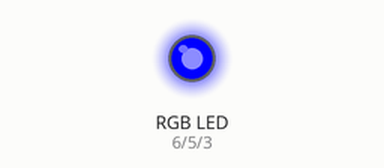
A sketch run on a simulated Arduino Uno, built with avr-gcc and run on an emulated ATmega328P. Parts: an RGB LED mixed from three pins (HIGH = lit). Random numbers use the default seed unless the sketch sets one.

Above: at 0.2 s.
At 0.7 s:
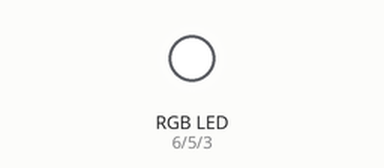
At 2.7 s:
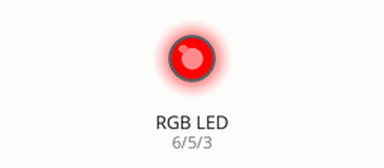
Timing chart, 0 to 3.5 s (numbered marks = the images above):
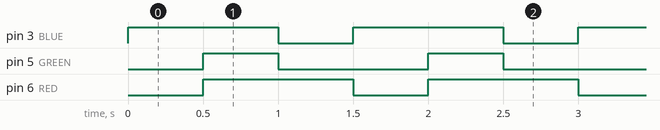

Measured:
- by itself, pin 3 (BLUE), pin 6 (RED): alternates HIGH for 1.0 s and LOW for 0.50 s
- by itself, pin 5 (GREEN): alternates HIGH for 0.50 s and LOW for 1.0 s
- by itself, everything shown: repeats every 1.5 s, in 3 steps

The sketch:

rgb_led.ino
```cpp
#define BLUE 3 // defining output branch for blue component of RGB led
#define GREEN 5
#define RED 6
#define delayTime 500

#include <stdio.h>
#include <stdlib.h>

void setup() {
  // put your setup code here, to run once:
  pinMode(RED, OUTPUT);
  pinMode(GREEN, OUTPUT);
  pinMode(BLUE, OUTPUT);
  digitalWrite(RED, HIGH);
  digitalWrite(GREEN, LOW);
  digitalWrite(BLUE, LOW);
};

// fonction pour "write " sur les RGB est analogWrite
int rdint () {
  return (int)random()%256;
};

void rgbToColorUpdate(int r, int g, int b) {
  analogWrite(RED, r);
  analogWrite(GREEN, g);
  analogWrite(BLUE, b);
  delay(delayTime);
};

void france() {
  rgbToColorUpdate(0, 0, 255);
  rgbToColorUpdate(255, 255, 255);
  rgbToColorUpdate(255, 0, 0);
};


void loop() {
  france();
};
```
